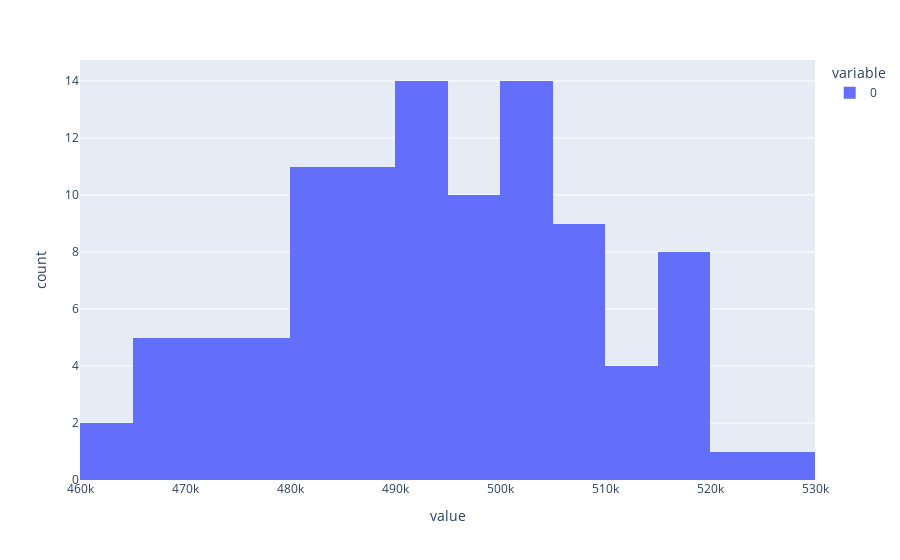

The notebook cell this image was saved under:
### Code cell
px.histogram(alpha_samples["alpha"].sum(axis=1))
